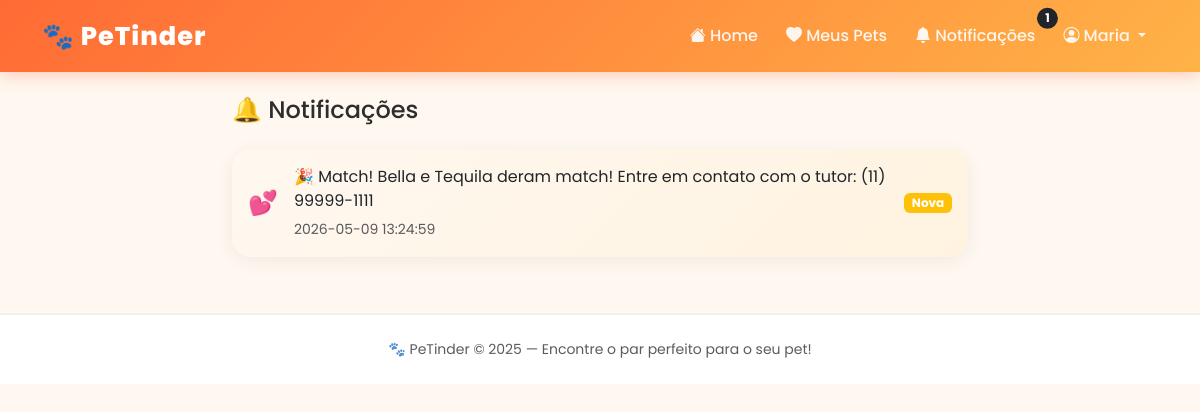
The page /notificacoes (signed in) on the database its author committed.
### app/models/usuario.py (models this page shows, shortened)
class Usuario(UserMixin, db.Model):
    __tablename__ = 'usuario' # Diz ao SQL qual a tabela do banco esse modelo representa
    id = db.Column(db.Integer, primary_key=True)
    nome = db.Column(db.String(40), nullable=False)
    email = db.Column(db.String(30), unique=True, nullable=False)
    cpf = db.Column(db.String(11), nullable=False)
    endereco = db.Column(db.String(100))
    id_cidade = db.Column(db.Integer, db.ForeignKey('cidade.id'), nullable=False) # Chave estrangeira
    senha = db.Column(db.String(255), nullable=False)
    plano = db.Column(db.String(10), default='free')
    telefone = db.Column(db.String(20))
    animais = db.relationship('Animal', backref='dono', lazy=True)
    notificacoes = db.relationship('Notificacao', backref='usuario', lazy=True)
    @login_manager.user_loader # Avisa o FlaskLogin que essa a função abaixo é responsável por carregar usuários (decorador)
    def load_user(user_id): # Recebe o user_id salvo no cookie do navegador
        return Usuario.query.get(int(user_id)) # Verifica o usuário no banco pelo ID e devolve ele

### app/models/notificacao.py (models this page shows, shortened)
class Notificacao(db.Model):
    __tablename__ = 'notificacao'
    id = db.Column(db.Integer, primary_key=True)
    id_usuario = db.Column(db.Integer, db.ForeignKey('usuario.id'), nullable=False)
    mensagem = db.Column(db.Text, nullable=False)
    lida = db.Column(db.Integer, default=0) # Guarda se a notificação foi lida ou não
    data = db.Column(db.Text, nullable=False, default=datetime.now().strftime('%Y-%m-%d %H:%M:%S'))
    def marcar_como_lida(self): # Quando o usuário clica na notificação, chamamos esse método
        self.lida = 1
    def foi_lida(self): # Retorna True se foi lida, útil para o frontend
        return self.lida == 1

### app/routes/main.py (the view)
@main.route('/notificacoes')
@login_required
def notificacoes():
    todas = Notificacao.query.filter_by(
        id_usuario=current_user.id
    ).order_by(Notificacao.id.desc()).all() # Filtra do banco pra mostrar só as notificações do usuário logado
    for n in todas: # Verifica as notificações lidas
        if not n.foi_lida():
            n.marcar_como_lida()
    db.session.commit()
    return render_template('notificacoes.html', notificacoes=todas) # Renderiza passando a lista

### app/templates/notificacoes.html (shortened to what this page needs)
{% extends 'base.html' %}
{% block content %}
<div class="row justify-content-center">
    <div class="col-lg-8">
        <h4 class="mb-4">🔔 Notificações</h4>
        {% if notificacoes %}
            {% for notificacao in notificacoes %}
                <div class="card mb-2
                    {% if notificacao.foi_lida() %}
                        notificacao-lida
                    {% else %}
                        notificacao-nao-lida
                    {% endif %}">
                    <div class="card-body d-flex align-items-center">
                        <div class="me-3 fs-4">
                            {% if 'match' in notificacao.mensagem|lower %}
                                💕
                            {% else %}
                                🔔
                            {% endif %}
                        </div>
                        <div class="flex-grow-1">
                            <p class="mb-1">{{ notificacao.mensagem }}</p>
                            <small class="text-muted">{{ notificacao.data }}</small>
                        </div>
                        {% if notificacao.foi_lida() %}
                            <span class="badge bg-secondary ms-2">Lida</span>
                        {% else %}
                            <span class="badge bg-warning ms-2">Nova</span>
                        {% endif %}
                    </div>
                </div>
            {% endfor %}
        {% else %}
            <div class="text-center py-5">
                <p class="fs-1">🔔</p>
                <p class="text-muted">Você não tem notificações ainda.</p>
                <p class="text-muted">Dê likes nos pets e aguarde os matches!</p>
            </div>
        {% endif %}
    </div>
</div>
{% endblock %}

### app/templates/base.html (shortened to what this page needs)
<!DOCTYPE html>
<html lang="pt-br">
<head>
    <link href="https://cdn.jsdelivr.net/npm/bootstrap@5.3.0/dist/css/bootstrap.min.css" rel="stylesheet">
    <link href="https://cdn.jsdelivr.net/npm/bootstrap-icons@1.10.0/font/bootstrap-icons.css" rel="stylesheet">
    <link rel="stylesheet" href="{{ url_for('static', filename='css/style.css') }}">
</head>
<body>
    <nav class="navbar navbar-expand-lg navbar-dark">
        <div class="container">
            <a class="navbar-brand" href="{{ url_for('main.home') }}">
                🐾 PeTinder
            </a>
            <div class="collapse navbar-collapse" id="navbarNav">
                <ul class="navbar-nav ms-auto align-items-center gap-1">
                    {% if current_user.is_authenticated %}
                        <li class="nav-item">
                            <a class="nav-link" href="{{ url_for('main.home') }}">
                                <i class="bi bi-house-fill"></i> Home
                            </a>
                        </li>
                        <li class="nav-item">
                            <a class="nav-link" href="{{ url_for('pets.meus_pets') }}">
                                <i class="bi bi-heart-fill"></i> Meus Pets
                            </a>
                        </li>
                        <li class="nav-item">
                            <a class="nav-link position-relative" href="{{ url_for('main.notificacoes') }}">
                                <i class="bi bi-bell-fill"></i> Notificações
                                {% set nao_lidas = current_user.notificacoes|selectattr('lida', 'equalto', 0)|list|length %}
                                {% if nao_lidas > 0 %}
                                    <span class="position-absolute top-0 start-100 translate-middle badge rounded-pill bg-dark">
                                        {{ nao_lidas }}
                                    </span>
                                {% endif %}
                            </a>
                        </li>
                        <li class="nav-item dropdown">
                            <a class="nav-link dropdown-toggle" href="#" data-bs-toggle="dropdown">
                                <i class="bi bi-person-circle"></i> {{ current_user.nome.split()[0] }}
                            </a>
                        </li>
                    {% endif %}
                </ul>
            </div>
        </div>
    </nav>
    <main class="container my-4">
        {% block content %}
        {% endblock %}
    </main>
    <footer class="text-center py-4 mt-5">
        <p class="mb-0 text-muted small">
            🐾 PeTinder &copy; 2025 — Encontre o par perfeito para o seu pet!
        </p>
    </footer>
</body>
</html>

### app/static/css/style.css (style rules this page uses)
:root { --cor-primaria: #FF6B35; --cor-secundaria: #FFB347; --cor-escura: #2D2D2D; --cor-clara: #FFF8F0; --cor-cinza: #6c757d; --sombra: 0 8px 30px rgba(255, 107, 53, 0.15); --sombra-hover: 0 15px 40px rgba(255, 107, 53, 0.3); --borda-radius: 20px; }
body { background-color: var(--cor-clara); font-family: 'Segoe UI', sans-serif; color: var(--cor-escura); }
a { text-decoration: none; }
.navbar { background: linear-gradient(135deg, var(--cor-primaria), var(--cor-secundaria)) !important; box-shadow: 0 4px 15px rgba(255, 107, 53, 0.3); padding: 12px 0; }
.navbar-brand { font-size: 1.6rem; font-weight: 800; letter-spacing: 1px; color: white !important; }
.navbar .nav-link { color: rgba(255,255,255,0.9) !important; font-weight: 500; transition: all 0.2s; border-radius: 10px; padding: 6px 12px !important; }
.notificacao-nao-lida { background: linear-gradient(135deg, #fff8f0, #fff3e0); border-left: 4px solid var(--cor-primaria); border-radius: 12px; }
.card { border: none; border-radius: var(--borda-radius); box-shadow: 0 4px 20px rgba(0,0,0,0.06); }
footer { background: white !important; border-top: 2px solid #f0f0f0 !important; color: var(--cor-cinza); }

### app/templates/base.html (style rules this page uses)
body { font-family: 'Poppins', sans-serif; }

### rows shown on the page
Usuario: nome "Maria"
Notificacao: mensagem "🎉 Match! Bella e Tequila deram match! Entre em contato com o tutor: (11) 99999-1111", data "2026-05-09 13:24:59", lida "Nova"

### other values the page prints
{{ nao_lidas }} "1"
